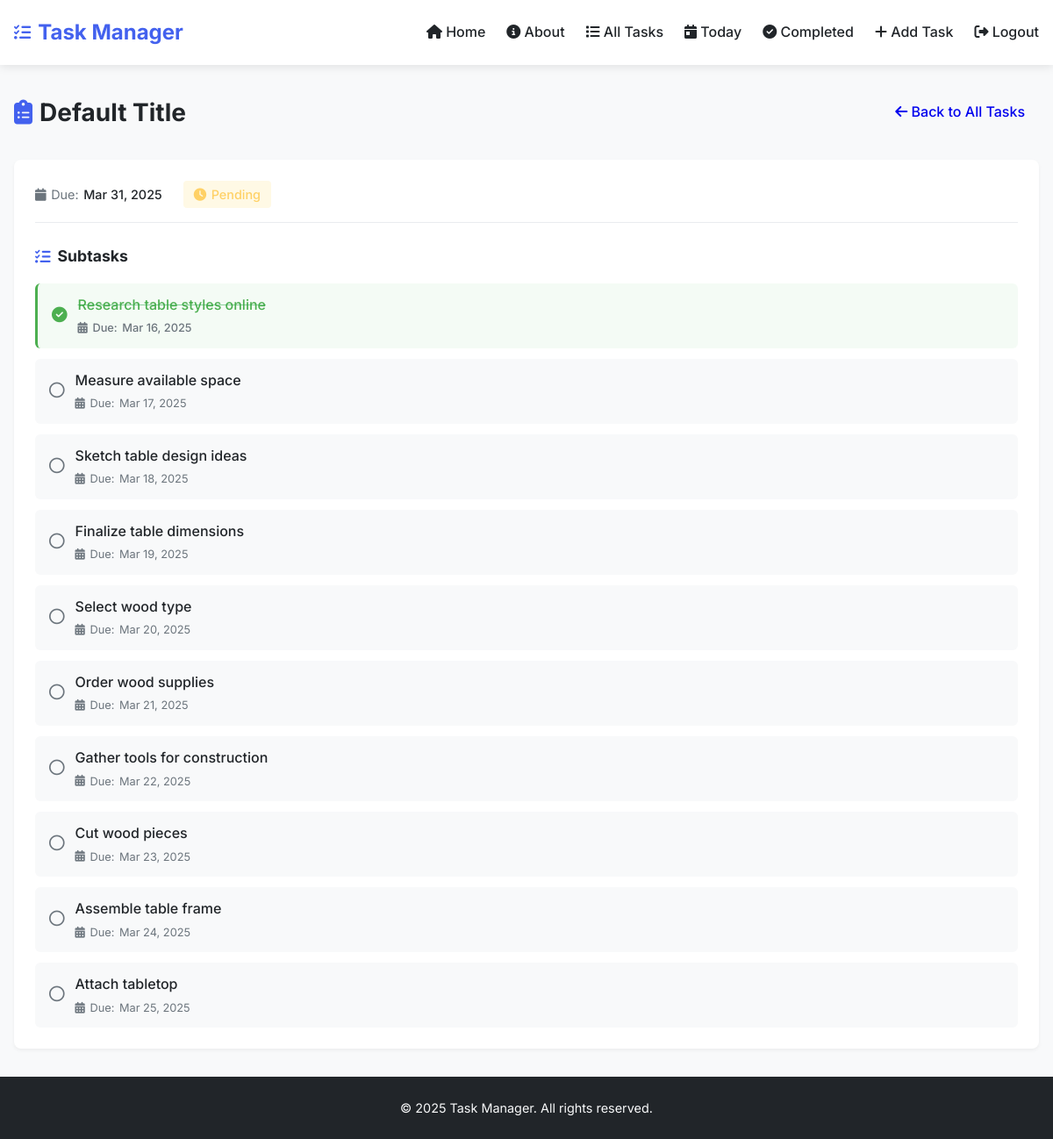
Screenshot of /task_detail/15/ (signed in) with the database file from the repository.
### task_manager/models.py (models this page shows, shortened)
class Task(models.Model):
    description = models.TextField()
    title = models.CharField(max_length=200, blank=True, null=True)  # Add title field
    start_date = models.DateField()
    due_date = models.DateField()
    priority = models.CharField(max_length=10, choices=[
        ('High', 'High'),
        ('Medium', 'Medium'),
        ('Low', 'Low'),
    ])
    completed = models.BooleanField(default=False)

class Subtask(models.Model):
    task = models.ForeignKey(Task, on_delete=models.CASCADE)
    description = models.TextField()
    due_date = models.DateField()
    completed = models.BooleanField(default=False)

### task_manager/views.py (the view)
# urls.py: path('task_detail/<int:task_id>/', views.task_detail, name='task_detail'),
@login_required
def task_detail(request, task_id):
    task = Task.objects.get(pk=task_id)
    subtasks = Subtask.objects.filter(task=task)
    return render(request, 'task_detail.html', {'task': task, 'subtasks': subtasks})

### task_manager/templates/task_detail.html (shortened to what this page needs)
{% extends 'base.html' %}
{% block content %}
<div class="page-header">
    <div class="page-header-content">
        <h2 class="page-title">
            <i class="fas fa-clipboard-list"></i> {{ task.title }}
        </h2>
        <div class="page-actions">
            <a href="{% url 'all_tasks' %}" class="btn btn-secondary">
                <i class="fas fa-arrow-left"></i> Back to All Tasks
            </a>
        </div>
    </div>
</div>
<div class="task-detail-card">
    <div class="task-header">
        <div class="task-info">
            <span class="task-meta">
                <i class="fas fa-calendar"></i> Due:
                <span class="task-date">{{ task.due_date|date:"M d, Y" }}</span>
            </span>
            {% if task.completed %}
                <span class="task-status completed">
                    <i class="fas fa-check-circle"></i> Completed
                </span>
            {% else %}
                <span class="task-status pending">
                    <i class="fas fa-clock"></i> Pending
                </span>
            {% endif %}
        </div>
    </div>
    {% if subtasks %}
        <div class="subtasks-container">
            <h3 class="subtasks-heading">
                <i class="fas fa-tasks"></i> Subtasks
            </h3>
            <ul class="subtasks">
                {% for subtask in subtasks %}
                    <li class="subtask-item {% if subtask.completed %}completed{% endif %}">
                        <div class="subtask-checkbox">
                            {% if subtask.completed %}
                                <i class="fas fa-check-circle"></i>
                            {% else %}
                                <i class="far fa-circle"></i>
                            {% endif %}
                        </div>
                        <div class="subtask-content">
                            <span class="subtask-description">{{ subtask.description }}</span>
                            <span class="subtask-meta">
                                <i class="fas fa-calendar-alt"></i> Due:
                                <span class="subtask-date">{{ subtask.due_date|date:"M d, Y" }}</span>
                            </span>
                        </div>
                    </li>
                {% endfor %}
            </ul>
        </div>
    {% else %}
        <div class="empty-subtasks">
            <p>No subtasks have been added to this task yet.</p>
        </div>
    {% endif %}
</div>
{% endblock %}

### task_manager/templates/base.html (style rules this page uses)
:root { --primary: #4361ee; --primary-light: #4895ef; --success: #4CAF50; --success-light: #a7e9af; --danger: #ef476f; --warning: #ffd166; --dark: #212529; --gray: #6c757d; --light: #f8f9fa; --white: #ffffff; }
* { margin: 0; padding: 0; box-sizing: border-box; }
body { font-family: 'Inter', sans-serif; line-height: 1.6; color: var(--dark); background-color: var(--light); padding: 0; margin: 0; }
.btn { display: inline-block; padding: 0.5rem 1rem; border-radius: 4px; font-weight: 500; text-decoration: none; cursor: pointer; transition: all 0.3s; border: none; }
.completed { color: var(--success); font-weight: 500; }
.task-header { display: flex; justify-content: space-between; align-items: center; margin-bottom: 0.5rem; }
.task-meta { display: flex; gap: 1rem; font-size: 0.875rem; color: var(--gray); }
.task-meta span { display: flex; align-items: center; gap: 0.25rem; }

### task_manager/templates/task_detail.html (style rules this page uses)
.page-header { margin-bottom: 2rem; }
.page-header-content { display: flex; justify-content: space-between; align-items: center; }
.page-title { font-size: 1.75rem; margin: 0; color: var(--dark); display: flex; align-items: center; gap: 0.5rem; }
.page-title i { color: var(--primary); }
.task-detail-card { background-color: var(--white); border-radius: 8px; padding: 1.5rem; box-shadow: 0 2px 4px rgba(0, 0, 0, 0.05); }
.task-header { margin-bottom: 1.5rem; padding-bottom: 1rem; border-bottom: 1px solid #e9ecef; }
.task-info { display: flex; align-items: center; gap: 1.5rem; }
.task-meta { display: flex; align-items: center; gap: 0.35rem; color: var(--gray); font-size: 0.9rem; }
.task-date { color: var(--dark); font-weight: 500; }
.task-status { display: flex; align-items: center; gap: 0.35rem; font-size: 0.9rem; font-weight: 500; padding: 0.25rem 0.75rem; border-radius: 4px; }
.task-status.pending { background-color: rgba(255, 193, 7, 0.1); color: var(--warning); }
.subtasks-heading { font-size: 1.1rem; margin: 0 0 1rem 0; color: var(--dark); display: flex; align-items: center; gap: 0.5rem; }
.subtasks-heading i { color: var(--primary); }
.subtasks { list-style: none; margin: 0; padding: 0; display: flex; flex-direction: column; gap: 0.75rem; }
.subtask-item { background-color: #f8f9fa; padding: 0.75rem 1rem; border-radius: 6px; display: flex; align-items: center; gap: 0.75rem; transition: all 0.2s ease; }
.subtask-item.completed { background-color: rgba(40, 167, 69, 0.05); border-left: 3px solid var(--success); }
.subtask-checkbox i { font-size: 1.1rem; }
.subtask-item.completed .subtask-checkbox i { color: var(--success); }
.subtask-item:not(.completed) .subtask-checkbox i { color: var(--gray); }
.subtask-content { flex: 1; }
.subtask-description { display: block; font-weight: 500; margin-bottom: 0.25rem; }
.subtask-item.completed .subtask-description { color: var(--success); text-decoration: line-through; text-decoration-thickness: 1px; text-decoration-color: rgba(40, 167, 69, 0.5); }
.subtask-meta { display: flex; align-items: center; gap: 0.35rem; color: var(--gray); font-size: 0.8rem; }

### rows the page displays
Task: title "Default Title", due_date "Mar 31, 2025"
Subtask: completed True (drawn), description "Research table styles online", due_date "Mar 16, 2025"
Subtask: completed False (drawn), description "Measure available space", due_date "Mar 17, 2025"
Subtask: completed False (drawn), description "Sketch table design ideas", due_date "Mar 18, 2025"
Subtask: completed False (drawn), description "Finalize table dimensions", due_date "Mar 19, 2025"
Subtask: completed False (drawn), description "Select wood type", due_date "Mar 20, 2025"
Subtask: completed False (drawn), description "Order wood supplies", due_date "Mar 21, 2025"
Subtask: completed False (drawn), description "Gather tools for construction", due_date "Mar 22, 2025"
Subtask: completed False (drawn), description "Cut wood pieces", due_date "Mar 23, 2025"
Subtask: completed False (drawn), description "Assemble table frame", due_date "Mar 24, 2025"
Subtask: completed False (drawn), description "Attach tabletop", due_date "Mar 25, 2025"
